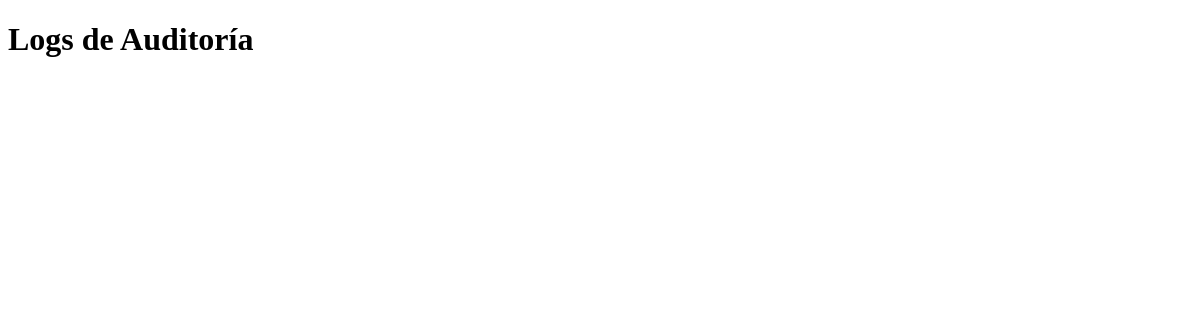
/auditmanager/listar-auditoria/, run on an earlier commit of the app's database.
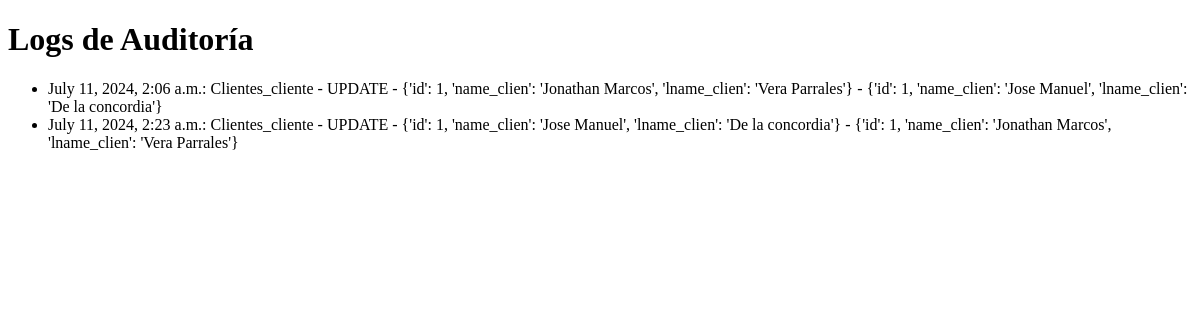
And on a later commit of the database.
### AuditManager/models.py (models this page shows)
class AuditLog(models.Model):
    table_name = models.CharField(max_length=50)
    operation = models.CharField(max_length=50)
    old_data = models.JSONField(null=True, blank=True)
    new_data = models.JSONField(null=True, blank=True)
    changed_at = models.DateTimeField(auto_now_add=True)
    class Meta:
        db_table = 'audit_log' # Nombre de la tabla en la base de datos

### AuditManager/views.py (the view)
# urls.py: path('listar-auditoria/', views.listar_auditoria, name='listar_auditoria'),
def listar_auditoria(request):
    logs = AuditLog.objects.all()
    return render(request, 'AuditManager/listar_auditoria.html', {'logs': logs})

### AuditManager/templates/AuditManager/listar_auditoria.html (shortened to what this page needs)
<!DOCTYPE html>
<html lang="en">
<head>
</head>
<body>
    <h1>Logs de Auditoría</h1>
    <ul>
        {% for log in logs %}
            <li>{{ log.changed_at }}: {{ log.table_name }} - {{ log.operation }} - {{ log.old_data }} - {{ log.new_data }}</li>
        {% endfor %}
    </ul>
</body>
</html>

What changed in the data, as far as the page shows it:
added AuditLog: changed_at "July 11, 2024, 2:06 a.m.", table_name "Clientes_cliente", operation "UPDATE", old_data "{'id': 1, 'name_clien': 'Jonathan Marcos', 'lname_clien': 'Vera Parrales'}", new_data "{'id': 1, 'name_clien': 'Jose Manuel', 'lname_clien': 'De la concordia'}"
added AuditLog: changed_at "July 11, 2024, 2:23 a.m.", table_name "Clientes_cliente", operation "UPDATE", old_data "{'id': 1, 'name_clien': 'Jose Manuel', 'lname_clien': 'De la concordia'}", new_data "{'id': 1, 'name_clien': 'Jonathan Marcos', 'lname_clien': 'Vera Parrales'}"
